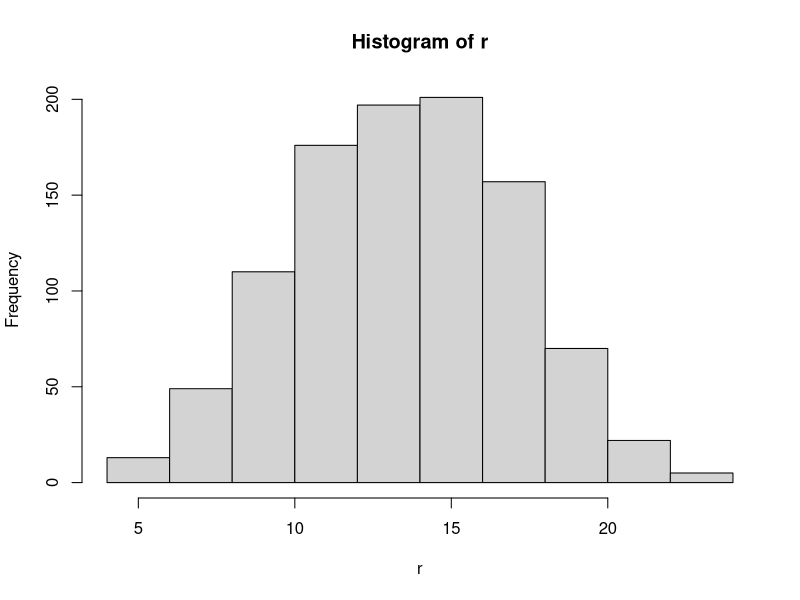

Source code (R):
r1 <- sample(1:6,1000,replace = TRUE)
r2 <- sample(1:6,1000,replace = TRUE)
r3 <- sample(1:6, 1000, replace = TRUE)
r4 <- sample(1:6, 1000, replace = TRUE)
r5 <- sample(1:6, 1000, replace = TRUE)
r <- r1 + r2 +r3+r4
hist(r)